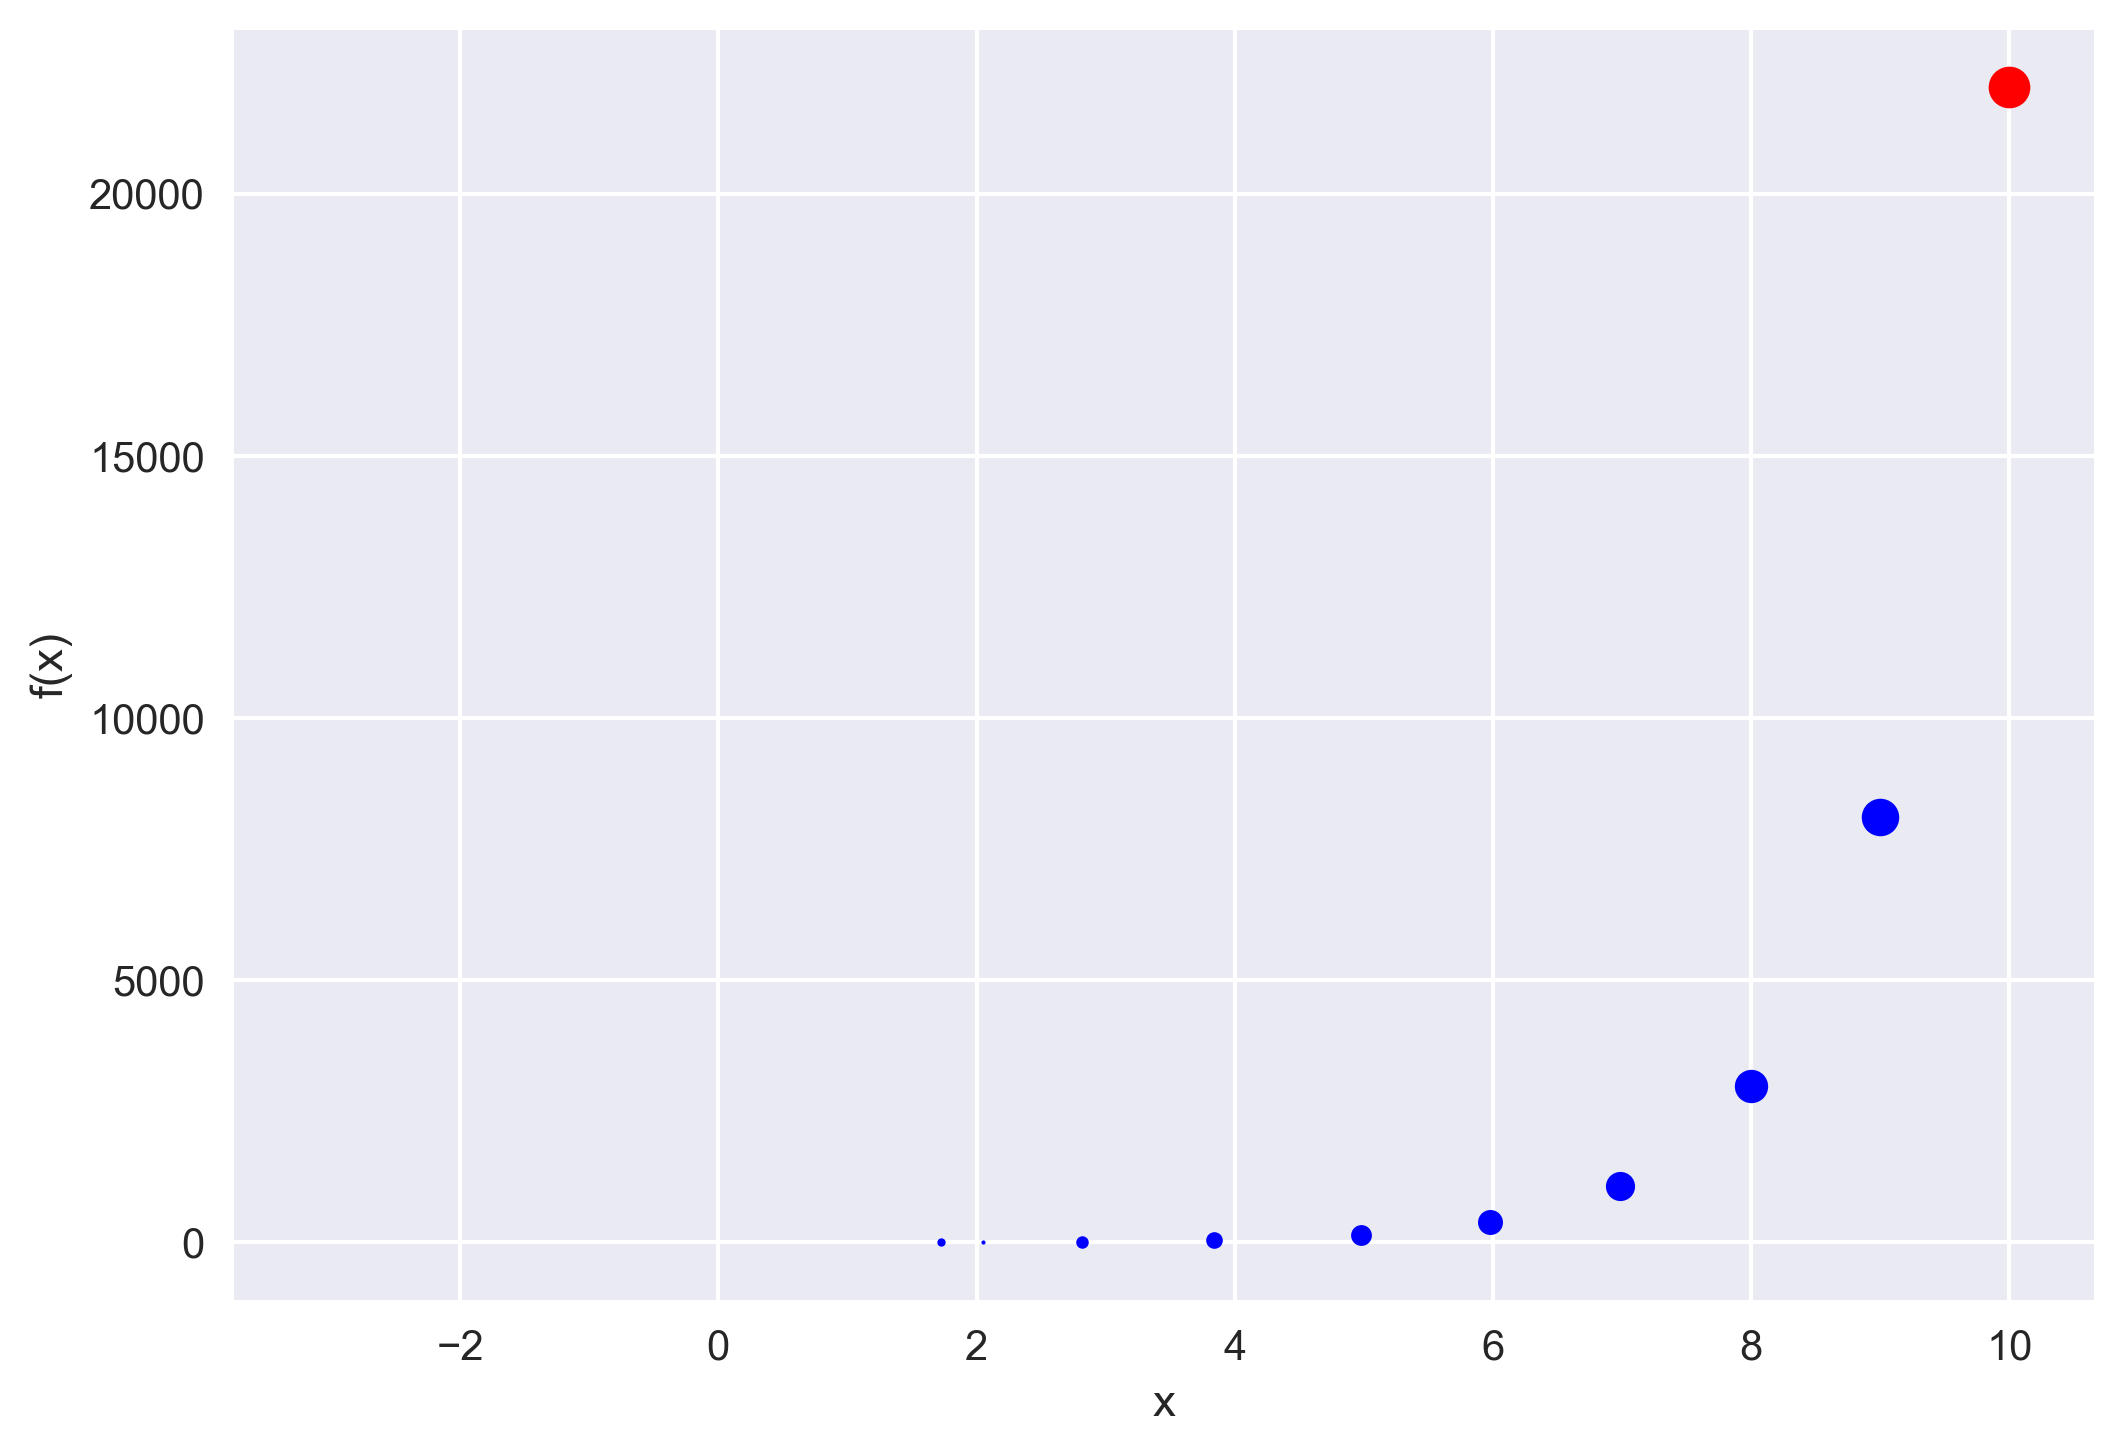

Python code for this plot:
import numpy as np
import matplotlib.pyplot as plt
plt.style.use('seaborn')

x = np.zeros((1000, 1))

x[0] = 10.0  # initial guess

fig, ax = plt.subplots(1, 1)
func = (np.exp(x[0]) - np.tan(x[0]))
size = 10
ax.plot(x[0], func, 'o', color='r', ms=size)
for j in range(1000):
    # x_{n+1} = x_n - \frac{exp(x_n) - tan(x_n)}{exp(x_n) - sec^2(x_n)}
    x[j+1] = x[j] - (np.exp(x[j]) - np.tan(x[j])) / \
        (np.exp(x[j]) - (1/np.cos(x[j]))**2)

    # f(x) = exp(x) - tan(x)
    func = (np.exp(x[j+1]) - np.tan(x[j+1]))
    size -= 1
    ax.plot(x[j+1], func, 'o', color='b', ms=size)

    # termination criteria
    if np.abs(func) < 10**-6:
        break

# plt.gca().invert_xaxis()
ax.set_xlabel('x')
ax.set_ylabel('f(x)')
plt.savefig('example2.png', dpi=300, bbox_inches='tight')
# plt.savefig('example2_badguess.png', dpi=300, bbox_inches='tight')
plt.close()
print(f"The root of the function is: {x[j+1]}")
print(f"Function value at the root: {func}")
